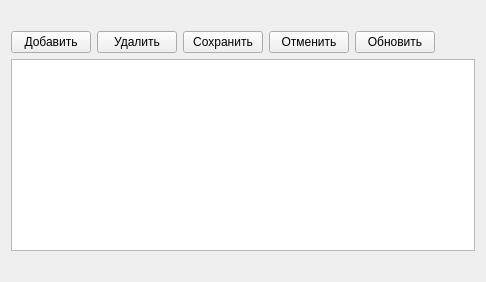
<?xml version="1.0" encoding="UTF-8"?>
<ui version="4.0">
 <class>TableCrudWidget</class>
 <widget class="QWidget" name="TableCrudWidget">
  <layout class="QVBoxLayout" name="verticalLayout">
   <item>
    <widget class="QLabel" name="titleLabel">
     <property name="text">
      <string/>
     </property>
     <property name="wordWrap">
      <bool>true</bool>
     </property>
    </widget>
   </item>
   <item>
    <layout class="QHBoxLayout" name="toolbarLayout">
     <item>
      <widget class="QPushButton" name="addButton">
       <property name="text">
        <string>Добавить</string>
       </property>
      </widget>
     </item>
     <item>
      <widget class="QPushButton" name="removeButton">
       <property name="text">
        <string>Удалить</string>
       </property>
      </widget>
     </item>
     <item>
      <widget class="QPushButton" name="saveButton">
       <property name="text">
        <string>Сохранить</string>
       </property>
      </widget>
     </item>
     <item>
      <widget class="QPushButton" name="revertButton">
       <property name="text">
        <string>Отменить</string>
       </property>
      </widget>
     </item>
     <item>
      <widget class="QPushButton" name="refreshButton">
       <property name="text">
        <string>Обновить</string>
       </property>
      </widget>
     </item>
     <item>
      <spacer name="toolbarSpacer">
       <property name="orientation">
        <enum>Qt::Horizontal</enum>
       </property>
       <property name="sizeHint" stdset="0">
        <size>
         <width>40</width>
         <height>20</height>
        </size>
       </property>
      </spacer>
     </item>
    </layout>
   </item>
   <item>
    <widget class="QTableView" name="tableView">
     <property name="alternatingRowColors">
      <bool>true</bool>
     </property>
     <property name="selectionBehavior">
      <enum>QAbstractItemView::SelectRows</enum>
     </property>
     <property name="selectionMode">
      <enum>QAbstractItemView::SingleSelection</enum>
     </property>
     <property name="sortingEnabled">
      <bool>true</bool>
     </property>
    </widget>
   </item>
   <item>
    <widget class="QLabel" name="statusLabel">
     <property name="text">
      <string/>
     </property>
     <property name="wordWrap">
      <bool>true</bool>
     </property>
    </widget>
   </item>
  </layout>
 </widget>
 <resources/>
 <connections/>
</ui>
